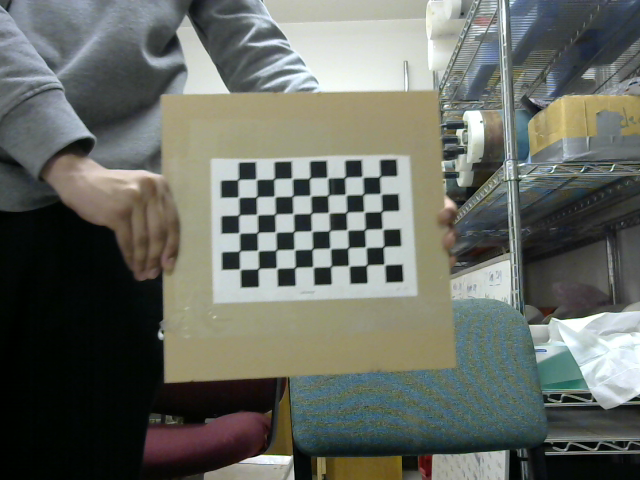
#> input picture calibration_pictures/left_01.ppm, 640 x 480 px, given in place of the camera
$ python depthmap.py
#> lines starting #> are read from the running program, lines starting #| are printed output that depends on the picture; after the words box and inside, x2 and y2 are one past the last pixel; in counts of white or black regions, pixels touching at a corner belong together
import numpy as np
import cv2 as cv
from matplotlib import pyplot as plt

import calibration_util

def undistortStereo(imgL, imgR):
    # Get distortion matrix and vectors, make new optimal camera mtx for our
    # specific w/h
    mtxL, distL = calibration_util.get_L_mtx_dist()
    mtxR, distR = calibration_util.get_R_mtx_dist()
    h, w = imgL.shape[:2]
    #newcmtxL, roiL = cv.getOptimalNewCameraMatrix(mtxL, distL, (w,h), 1, (w,h))
    #newcmtxR, roiR = cv.getOptimalNewCameraMatrix(mtxR, distR, (w,h), 1, (w,h))

    # undistort L and R
    imgL = cv.undistort(imgL, mtxL, distL, None)
    imgR = cv.undistort(imgR, mtxL, distL, None)
    # [14 lines of commented-out code are left out]

    return imgL, imgR

# [7 lines of commented-out code are left out]
capL = cv.VideoCapture(2)
capR = cv.VideoCapture(4)


# SADWindowSize must be odd, be within 5..255 and be not larger than image width or height in function 'compute'...
# See here for info: https://docs.opencv.org/master/d2/d85/classcv_1_1StereoSGBM.html#details
stereo = cv.StereoSGBM_create(
        numDisparities=32,
        blockSize=5,
        P1=600,
        P2=2400,
        uniquenessRatio=8,
        speckleWindowSize=150,
        speckleRange=2)

stereo.setSpeckleRange(100)
stereo.setPreFilterCap(63)
while True:
    capL.grab()
    capR.grab()

    retL, imgLargeL = capL.retrieve()
#> imgLargeL is the input picture: shape (480, 640, 3); mean B, G, R 99.2, 106.7, 102.7
#> retL = True
    retR, imgLargeR = capR.retrieve()
#> retR = True

    # print(imgLargeL.shape[0], imgLargeL.shape[1])
    #undistort the images
    #imgLargeL, imgLargeR = undistortStereo(imgLargeL, imgLargeR)

    # Resize the images
    dsize = (int (imgLargeL.shape[1] * 0.4), int (imgLargeL.shape[0] * 0.4))
#> dsize = (256, 192)
    imgL = cv.resize(imgLargeL, dsize)
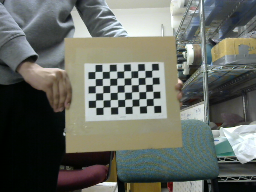
#> imgL: shape (192, 256, 3); mean B, G, R 99.2, 106.6, 102.7
    imgR = cv.resize(imgLargeR, dsize)

    # Instead, crop to the center of the images
    #h, w = imgLargeL.shape[:2]
    #imgL = imgLargeL[int(h/3):int(2*(h/3)), int(w/3):int(2*(w/3))]
    #imgR = imgLargeR[int(h/3):int(2*(h/3)), int(w/3):int(2*(w/3))]


    imgL = cv.cvtColor(imgL, cv.COLOR_BGR2GRAY)
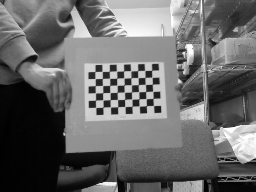
#> imgL: shape (192, 256); min 0, max 255, mean 104.6
    imgR = cv.cvtColor(imgR, cv.COLOR_BGR2GRAY)

    disparity = stereo.compute(imgL,imgR)
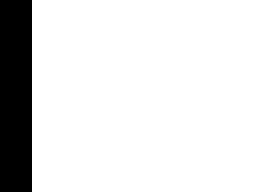
#> disparity: shape (192, 256) int16; values -16 (black) and 0 (white), 87.5% white; 1 black region, box (x1, y1, x2, y2) and area: (0, 0, 32, 192) 6144
    # [9 lines of commented-out code are left out]
    norm_image = cv.normalize(disparity, None, alpha = 0, beta = 255, norm_type=cv.NORM_MINMAX, dtype=cv.CV_8UC1)

    bothTop = np.hstack((imgL, imgR))
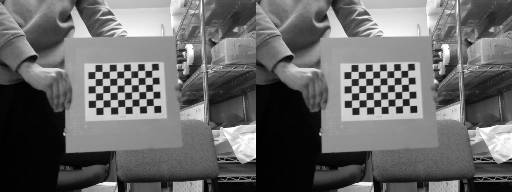
#> bothTop: shape (192, 512); min 0, max 255, mean 104.6

    darkImg = np.zeros((imgL.shape), np.uint8)
    bothBottom = np.hstack((norm_image,darkImg))
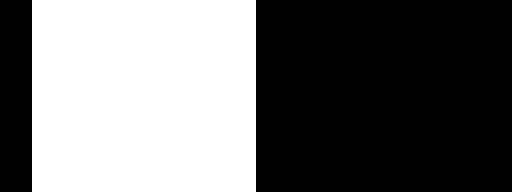
#> bothBottom: shape (192, 512); 43.8% white; 1 white region, box (x1, y1, x2, y2) and area: (32, 0, 256, 192) 43008

    allImgs = np.vstack((bothTop,bothBottom))
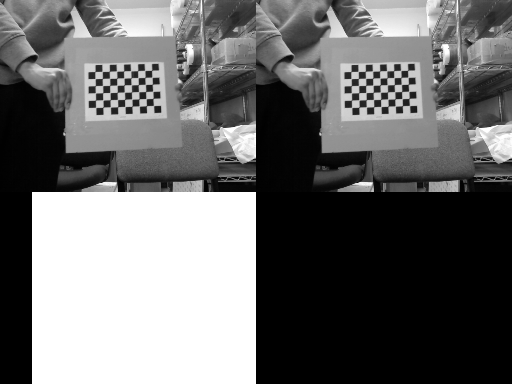
#> allImgs: shape (384, 512); min 0, max 255, mean 108.1
    cv.imshow("all",allImgs)

    #cv.imshow("gray", disparity*norm_coeff / 255)
    # Wait untill q is pressed
    if cv.waitKey(1) & 0xFF == ord('q'):
#> (key q is pressed here)
        break

capL.release()
capR.release()
cv.destroyAllWindows()
